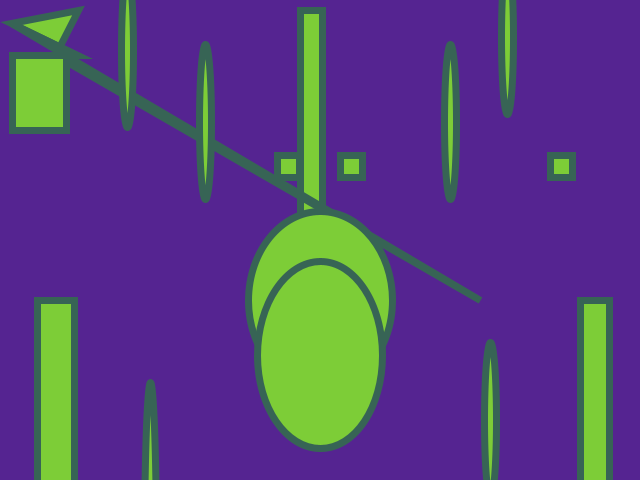
Frame 1 (no input)
Frame 60 (the mouse pressed at the canvas centre just before this capture): identical to frame 1, image omitted
Frame 120 (the mouse held since frame 60 and released just before this capture): identical to frame 1, image omitted

The Processing sketch that drew this single still picture (run headless with seeded random() and noise(); from frame 60 on, the mouse is pressed at the canvas centre):

// Processing sketch: processing_13438
// ── processing_13438.pde

void setup() {
    size(640,480);
  
}

void draw() {
  
  background (85,36,145);
  smooth ();
  stroke(55,100,85);
  strokeWeight (7);
  fill(125,205
 ,55); 
  
  //quad(1,50
//,400,45,400,400,200,88);
   //line top
  rect (300,10,22,220);
  
  quad(78,10,11,23,77,55,55,55);
  quad (480,300,11,23,77,55,55,55);
  //Cintas
  ellipse (450,122,12,155);
  //cintas 2
  ellipse (205,122,12,155);
  //cintas 3
  ellipse (127,50,12,155);
  //cintas 3
  ellipse (507,37,12,155);
  
  ellipse (320,300,144,177);
  ellipse (320,355,125,187);
  rect (277,155,22,22);
  rect (340,155,22,22);
  rect (12,55,54,75);
  rect (550,155,22,22);
  //line left top
  rect (37,300,37,220);
  //line right
  rect (580,300,29,220);
 //line left botton
  rect (37,300,37,220);
  
  
  //cintas LOW
  //Cintas
  ellipse (150,557,12,350);
  //cintas 2
  ellipse (490,420,12,155);

  println( "x: "+ mouseX + "y: " +mouseY);
  
}
